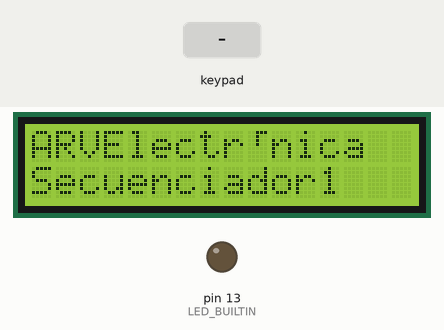
Bench run of a sketch on a simulated Arduino Mega 2560, built with avr-gcc and run on an emulated ATmega2560. Shown: 16×2 character LCD, output pins drawn as LEDs (lit = HIGH). Dashed ring = blinking. Inputs (shaded band) come from the test bench. What the sketch prints to the serial monitor is not drawn.

Above: at 5.3 s.
5.4 s: keypad keys 3 1 3 3 3 5 3 7 * pressed 0.4 s apart
At 5.65 s:
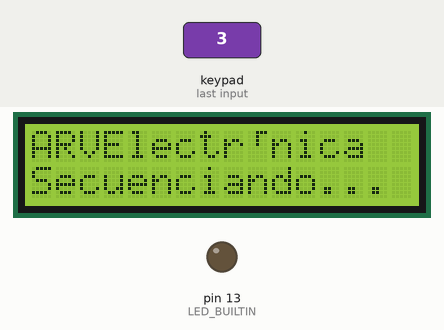
At 8.66 s:
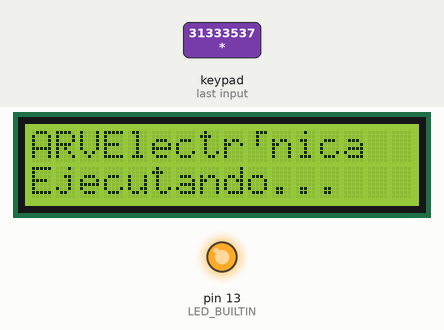
10.5 s: key 'C' pressed
At 10.77 s:
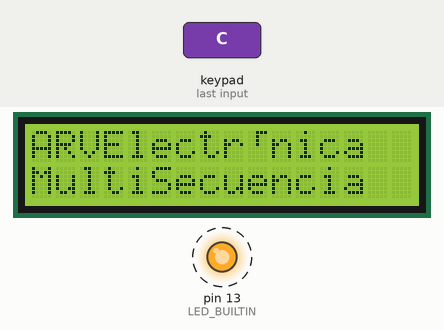
Timing chart, 0 to 18.3 s (numbered marks = the images above; inputs shaded):
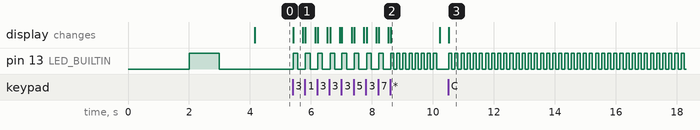

Measured:
- after the input at 5.4 s, pin 13 (LED_BUILTIN): goes 8 × (HIGH 0.15 s, LOW 0.25 s), 7 × (HIGH 0.10 s, LOW 0.10 s), HIGH 0.10 s, then LOW, starting at once; the display: changes at once (image 1)
- after the input at 10.5 s, pin 13 (LED_BUILTIN): alternates HIGH for 0.10 s and LOW for 0.10 s, starting at once; the display: changes at once (image 3)

The sketch:

SecuenciadorMaxv15.ino
```cpp
/*
 * Proyecto ARVElectronica
 *
 * Re compilado el 24/06/2017
 *
 * Modificado el 17/7/2017
 *
 * Por Alberto Villafañe
 *
 * Traduccion de comentarios :  Joel Villafañe
 *
 * Este proyecto de secuenciador esta aumentado para explicar por partes en dos post sucesivos
 *
 * Incluye cache de notas para generar la secuencia
 *
 * Y funciones para ejecutar , borrar, detener la secuencia...
 *
 * Por consultas escribir a :  alberto@arvelectronica.com.ar
 *
 * Version 1.5
 *
 */

#include <Keypad.h>
#include <Wire.h>
#include <LCD.h>
#include <LiquidCrystal_I2C.h>

// Area de definiciones:


#define I2C_ADDR    0x27 // <<----- Add your address here.  Find it from I2C Scanner
#define BACKLIGHT_PIN     3
#define En_pin  2
#define Rw_pin  1
#define Rs_pin  0
#define D4_pin  4
#define D5_pin  5
#define D6_pin  6
#define D7_pin  7
#define BL_pin  3

// Longitud Secuencia

#define MAX_SECUENCIA 64
#define MAX_RETARDO  150

// Vocales con acento

#define ATILDE     \xA0
#define ETILDE     \x82
#define ITILDE     \xA1
#define OTILDE     \xA2
#define UTILDE     \xA3
#define NTILDE     \xA4
#define MNTILDE    \xA5
#define MATILDE    \xB5
#define METILDE    \x90
#define MITILDE    \xD6
#define MOTILDE    \xE0
#define MUTILDE    \xE9

//MIDI Messages


#define NOTEOFF           0x80     // Arrancamos en canal 1 : B10000000
#define NOTEON            0x90
#define AFTERTOUCH        0xA0
#define CONTROLCHANGE     0xB0
#define PROGRAMCHANGE     0xC0
#define CHANNELPRESURE    0xD0
#define PITCHBEND         0xE0
#define SYSEX             0xF0
#define ENDSYSEX          0xF7

//Creamos diferentes caracteres

uint8_t campana[8]  = {0x4,0xe,0xe,0xe,0x1f,0x0,0x4};
uint8_t figura[8]  = {0x2,0x3,0x2,0xe,0x1e,0xc,0x0};
uint8_t reloj[8] = {0x0,0xe,0x15,0x17,0x11,0xe,0x0};
uint8_t corazon[8] = {0x0,0xa,0x1f,0x1f,0xe,0x4,0x0};
uint8_t pato[8]  = {0x0,0xc,0x1d,0xf,0xf,0x6,0x0};
uint8_t tilde[8] = {0x0,0x1,0x3,0x16,0x1c,0x8,0x0};
uint8_t equis[8] = {0x0,0x1b,0xe,0x4,0xe,0x1b,0x0};
uint8_t intro[8] = { 0x1,0x1,0x5,0x9,0x1f,0x8,0x4};
uint8_t sonrisa[8] = {   B00000,   B10001,   B00000,   B00000,   B10001,   B01110,   B00000, };


// buffer de memoria para almacenar la secuencia

int secuencia[MAX_SECUENCIA];
int posicion_secuencia = 0;
int retardo = 100;
int pasos_retardo = 10;
boolean detener_secuencia = false;
int programa = 0;
int n = 1;

 // LiquidCrystal_I2C lcd(0x27,16,2);  // definimos la direccion de la pantalla LCD a 0x20 e indicamos el numero de columnas y filas de la pantalla

 LiquidCrystal_I2C	lcd(I2C_ADDR,En_pin,Rw_pin,Rs_pin,D4_pin,D5_pin,D6_pin,D7_pin, BL_pin, POSITIVE);

 //LiquidCrystal_I2C lcd (0x3F, 2, 1, 0, 4, 5, 6, 7, 3);
//lcd.begin (16.2);


const byte numRows= 4; //number of rows on the keypad
const byte numCols= 4; //number of columns on the keypad

//  keymap define la tecla presinada de acuerdo  a la fila y columna con el mismo orden en que aparecen en el teclado de membrana...

char keymap[numRows][numCols]=
{
{'1', '2', '3', 'A'},
{'4', '5', '6', 'B'},
{'7', '8', '9', 'C'},
{'*', '0', '#', 'D'}
};

//Codigo que muestra las conexiones del teclado a los pines de Arduino...

byte rowPins[numRows] = {31,33,35,37}; // Filas    0 a 3
byte colPins[numCols] = {39,41,43,45};  // Columnas 0 a 3

// Inicializa una instancia de la clase Keypad

Keypad myKeypad= Keypad(makeKeymap(keymap), rowPins, colPins, numRows, numCols);

// Enviar SysEX

void enviarSysEx(char * mensajeSysEx ) {

  int comando = SYSEX;
  char *p;
// Inicia System Exclusive

Serial2.write(comando);

p = mensajeSysEx;

while( *p != 0 ) Serial2.write(*p++);


// Fin System Exclusive
comando = ENDSYSEX;

Serial2.write(comando);


  }


void instrumento( int cmd, int instrumento )  {

  Serial2.write(cmd);
  Serial2.write(instrumento);


 }
//  Ejecuta una nota Midi. No valida si los parametros estan entre 0 y 127.


void notaActivada(int cmd, int pitch, int velocity) {
  Serial2.write(cmd);
  Serial2.write(pitch);
  Serial2.write(velocity);
}

//Muestra todos los caracteres .  Es local no esta en librerias...

void displayKeyCodes(void)
{
  int i = 10;
  while (i--)
  {
    lcd.clear();               //Borramos la pantalla
    lcd.setCursor(0,1);        //Nos posicionamos en la primera columna de la segunda fila
                               //Mostramos los distintos caractares
    lcd.print("Codigos: 0x");
    lcd.print(i, HEX);
    lcd.print("-0x");
    lcd.print(i+16, HEX);
    lcd.setCursor(2, 2);
    for (int j=0; j<16; j++)
      lcd.write(i+j);
                        i+=16;
    delay(40);
  }
}


 //-----------------Agregar Secuencia en Memoria --------------------------

void agregaNota(int nota, int posi) {

if ( posi >= 0 && posi < MAX_SECUENCIA ) secuencia[ posi ] = nota;

}

//-----------------Ejecuta Nota------------------------------------------

void ejecutaNota( int nota, int retardo ) {

instrumento( PROGRAMCHANGE,  programa);

  //Nota en canal 1 (0x90), valor de la nota (nota), Amplitud nula (0x45):

 // Serial.println(nota);

 notaActivada(0x90, nota, 0x45);

  digitalWrite(LED_BUILTIN, HIGH);   // turn the LED on (HIGH is the voltage level)


    delay(retardo);

    digitalWrite(LED_BUILTIN, LOW);    // turn the LED off by making the voltage LOW

    //Nota en canal 1 (0x90), valor de la nota (nota), Amplitud nula (0x00):

    notaActivada(0x90, nota, 0x00);

    delay(retardo);


}

// Ejecutamos la secuencia...

void ejecutaSecuencia( boolean sentido) {

 int k;

  for( int i = 0; i < posicion_secuencia; i++ ) {

    // if( detener_secuencia == true ) break;

     char teclapresionada = myKeypad.getKey();

     if( teclapresionada == '#' ) break;

     if( sentido ) k = i;
     else          k = posicion_secuencia - (i+1);


  ejecutaNota( secuencia[k], (int) retardo );


  }

}

//------------------------Borramos variables-----------------------------

void borraSecuencia() {

posicion_secuencia = 0;

programa = 0;

detener_secuencia = false;

for( int i = 0; i < MAX_SECUENCIA; i++ )  secuencia[i] = 0;

}

//------------------------------------------------------------------------


void setup()
{

Serial.begin(9600);

//  MIDI es un puerto serie, pero con otra velocidad: Configuramos entonces los baudios...

  Serial2.begin(31250);

  pinMode(LED_BUILTIN, OUTPUT);
  digitalWrite(LED_BUILTIN, LOW);
  delay(2000);
  digitalWrite(LED_BUILTIN, HIGH);   // turn the LED on (HIGH is the voltage level)
  delay(1000);                       // wait for a second
  digitalWrite(LED_BUILTIN, LOW);    // turn the LED off by making the voltage LOW
  delay(1000);                       // wait for a second

// Arrancamos con la pantalla LCD de texto...
//

lcd.begin (16,2); //  <<----- Mi LCD es 16x2


// Switch on the backlight
lcd.setBacklightPin(BACKLIGHT_PIN,POSITIVE);
lcd.setBacklight(HIGH);
lcd.home (); // A inicio

 lcd.print("ARVElectr\xA2nica");  // Ahh!!! Los acentos...
 //lcd.print("\xA2");
 //lcd.print("nica");
 // Backlight on/off every 3 seconds
 lcd.setCursor (0,1);  // ir al principio de la segunda línea
 lcd.print("Secuenciador");
 lcd.print(n++,DEC);

 //lcd.setBacklight(LOW);      // Backlight off
 //delay(3000);
 //lcd.setBacklight(HIGH);     // Backlight on
 //delay(3000);


//Le decimos a la pantalla que cree los distintos caracteres que definimos arriba...


  lcd.createChar(0, campana);
  lcd.createChar(1, figura);
  lcd.createChar(2, reloj);
  lcd.createChar(3, corazon);
  lcd.createChar(4, pato);
  lcd.createChar(5, tilde);
  lcd.createChar(6, equis);
  lcd.createChar(7, intro);

  // lcd.createChar(7, sonrisa);


  //lcd.home (); // A inicio
 // lcd.write(byte(0));  // escribe campana...
  //lcd.write(1);        // escribe nota negra
  //lcd.write(2);        // escribe reloj...
  //lcd.write(3);        // escribe Corazon
  //lcd.write(4);        // escribe patito
  //lcd.write(5);        // escribe tilde
  //lcd.write(6);        // escribe equis
  //lcd.write(7);        // escribe enter
  // lcd.write(7);      // sonrisa...


  Serial.println("EMPEZAMOS");

  enviarSysEx("ALBERTO");

}
// -----------------------Bucle eterno... ----------------------------
void loop()
{


// Proceso de escaneo de teclado...
// ----------------------------------------------------------------------------------
//   Si una tecla es presionada, entonces es almacenada en la variable 'tecla_presionada'
//   Si la teclano es igual a 'NO_KEY', entonces esta tecla es enviada al puerto serie 1
//   Si count == 17 se vuelve la cuenta a 0 , significa que no hubo tecla presionada durante el proceso total de escaneo de teclado.
//------------------------------------------------------------------------------------------------------------------------------------

char tecla_presionada = myKeypad.getKey();

// if (customKey){
//    Serial.println(customKey);

if (tecla_presionada != NO_KEY)
{
  Serial.println(tecla_presionada);

int nota = 0x1E;

if(isdigit(tecla_presionada)) {

  lcd.setCursor (0,1);
 lcd.print("Secuenciando...  ");


}
switch(tecla_presionada) {

case '1':

nota += 2;


break;
case '2':
nota += 4;

break;
case '3':
nota += 6;

break;
case '4':
nota += 7;

break;
case '5':


nota += 9;
break;
case '6':
nota += 11;

break;
case '7':
nota += 13;
break;
case '8':


nota += 15;

break;
case '9':
nota += 17;

break;
case '*':
// Iniciar secuencia, en próximas versiones
 lcd.setCursor (0,1);
 lcd.print("Ejecutando...  ");
ejecutaSecuencia(true);


break;
case '0':
// Borrar secuencia
 lcd.setCursor (0,1);
 lcd.print("Borrando...     ");
borraSecuencia();

break;
case '#':
// Detener secuencia

 lcd.setCursor (0,1);
 lcd.print("Deteniendo...  ");
detener_secuencia = true;


break;

case 'A':
// Detener secuencia

 lcd.setCursor (0,1);
 lcd.print("Retardo--    ");

if(retardo > pasos_retardo ) retardo-= pasos_retardo;


break;


case 'B':
// Detener secuencia
 lcd.setCursor (0,1);
 lcd.print("Retardo++     ");
if(retardo < ( MAX_RETARDO-pasos_retardo ) ) retardo += pasos_retardo;


break;

case 'C':
// Detener secuencia
//ejecutaSecuencia(false);

 lcd.setCursor (0,1);
 lcd.print("MultiSecuencia ");
for (int j=0; j<20; j++) {

 char teclapresionada = myKeypad.getKey();

     if( teclapresionada == 'D' ) {

     programa++;

if ( programa > 127 ) programa = 0;

    }

     else if( teclapresionada == 'A' ) {

    if(retardo > pasos_retardo ) retardo-= pasos_retardo;

    }

    else if( teclapresionada == 'B' ) {

     if(retardo < ( MAX_RETARDO-pasos_retardo ) ) retardo += pasos_retardo;


    }

     else if( teclapresionada == '#' ) break;


ejecutaSecuencia(false);

}

lcd.setCursor (0,1);
 lcd.print("Secuenciador1  ");


break;

case 'D':

 lcd.setCursor (0,1);
 lcd.print("Instrumento");
// Detener secuencia

//ejecutaSecuencia(true);
//ejecutaSecuencia(false);

programa++;

if ( programa > 127 ) programa = 0;


break;


default:

break;

}  // Fin switch

  if(isdigit(tecla_presionada)) {

 ejecutaNota( nota, MAX_RETARDO );

agregaNota( nota, posicion_secuencia++ );


}

lcd.setCursor (0,1);
lcd.print("Secuenciador1  ");

   } // si tecla_presionada no es NO_KEY
}    // Fin loop

// Con este codigo, luego de presionar una tecla, esta  aparecera en el monitor serial del software de Arduino una vez que el codigo sea compilado y subido a la placa Arduino.
```
